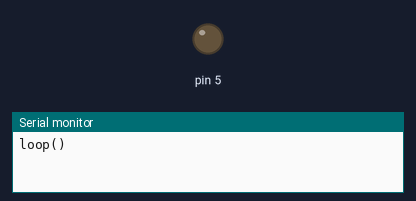
Bench run of a sketch on a simulated Arduino Uno, built with avr-gcc and run on an emulated ATmega328P. Parts: output pins drawn as LEDs (lit = HIGH), the last lines printed to the serial monitor.

Above: at 0.05 s.
At 2.05 s:
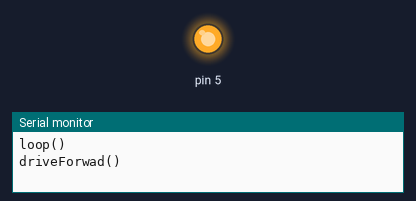
Timing chart, 0 to 4.7 s (numbered marks = the images above):
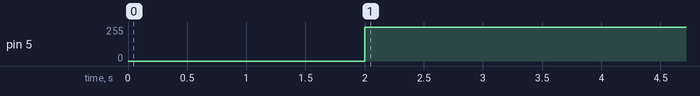

The sketch:

belt-motor-driver-testing.ino
```cpp
#include <BeltMotorDriver.h>

const int BELT_MOTOR_FWD = 5;

BeltMotorDriver mBeltMotorDriver(BELT_MOTOR_FWD);

void setup() {
  Serial.begin(9600);
}

void loop() {
  Serial.println("loop()");
  delay(2000);
  Serial.println("driveForwad()");
  mBeltMotorDriver.driveForward();
  delay(3000);
  Serial.println("stopMotor()");
  mBeltMotorDriver.stopMotor();
  delay(3000);
  Serial.println("slowly increase speed");
  for(int i = 0; i < 255; ++i){
    mBeltMotorDriver.driveForward(i);
    delay(50);
  }
  Serial.println("stopMotor()");
  mBeltMotorDriver.stopMotor();
  delay(2000);
  Serial.println("slowly decrease speed");
  for(int i = 255; i > 0; --i){
    mBeltMotorDriver.driveForward(i);
    delay(50);
  }
  Serial.println("stopMotor()");
  mBeltMotorDriver.stopMotor();
  delay(2000);

}
```
